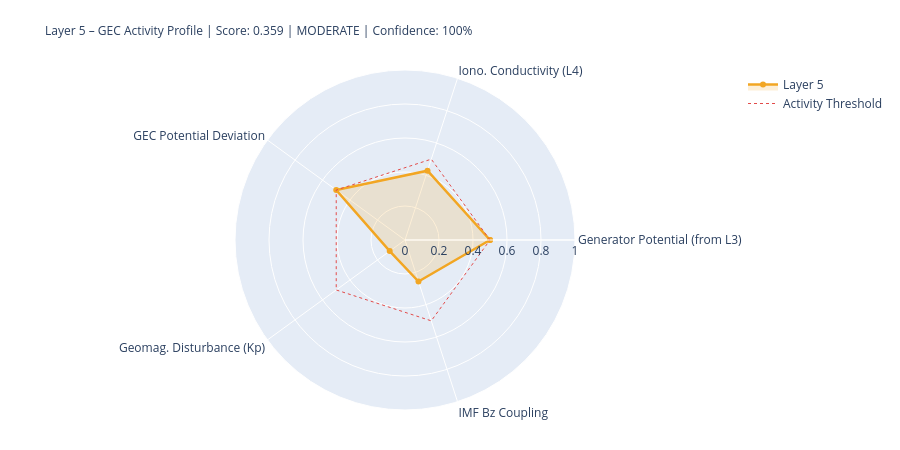

Write notebook code for a chart like this one.
### Markdown cell above
---
## 5. State Assessment & Handoff to Layer 6

### Code cell
# ============================================================
# LAYER-5-SCORE
# ============================================================

# Components
# 1) Generator activity (Layer-3-driven)
gen_score = norm(generator_strength, 0.3, 2.0)
gen_src   = 'from_layer3' if l3_thunder_score is not None else 'estimated'

# 2) Ionospheric conductivity (Layer-4-driven)
iono_score = norm(iono_cond_factor, 0.7, 1.4)
iono_src   = 'from_layer4' if l4_ioniz is not None else 'estimated'

# 3) GEC potential deviation from reference
pot_score = norm(abs(delta_V_pct), 0, 30)  # 0 = at reference, 1 = 30% deviation
pot_src   = 'derived'

# 4) Geomagnetic disturbance (Kp) – modulates vertical currents
kp_score = norm(kp_val, 0, 9)
kp_src   = 'primary' if kp_now is not None else 'from_layer4'

# 5) IMF Bz coupling (southward = stronger M-I coupling → GEC influence)
bz_score = norm(-(bz_now or 0), -5, 30) if bz_now is not None else None
bz_src   = 'primary' if bz_now is not None else 'missing'

COMPONENTS = {
    'Generator Potential (from L3)':  {'score': gen_score,   'source': 'derived_from_layer3', 'dynamic': True},
    'Iono. Conductivity (L4)':      {'score': iono_score,  'source': iono_src, 'dynamic': True},
    'GEC Potential Deviation':      {'score': pot_score,   'source': pot_src,  'dynamic': True},
    'Geomag. Disturbance (Kp)':         {'score': kp_score,    'source': kp_src,   'dynamic': True},
    'IMF Bz Coupling':               {'score': bz_score,    'source': bz_src,   'dynamic': True},
}

available   = {k: v['score'] for k, v in COMPONENTS.items() if v['score'] is not None}
unavailable = [k for k, v in COMPONENTS.items() if v['score'] is None]
layer5_score = round(sum(available.values()) / len(available), 4) if available else None
confidence   = round(len(available) / len(COMPONENTS), 2)
level = ('unknown' if layer5_score is None
         else 'quiet'   if layer5_score < 0.3
         else 'moderate' if layer5_score < 0.6
         else 'active')
dominant_l5 = max(available, key=available.get) if available else 'none'

# Kp consistency: separate 1-min raw value from score value
kp_1m_raw   = kp_now          # directly from API (can be 0.0 during live measurement)
kp_for_score = kp_val          # from Layer-0 context or estimated value if needed
kp_score_src = kp_src

W = 68
print('=' * W)
print('LAYER 5 – GLOBAL ELECTRIC CIRCUIT – STATE ASSESSMENT')
print('=' * W)
for name, comp in COMPONENTS.items():
    s = comp['score']
    if s is not None:
        bar = '█' * int(s*20) + '░' * (20-int(s*20))
        print(f'  {name:<34} {bar}  {s:.3f}  [{comp["source"]}]')
    else:
        print(f'  {name:<34} {"─"*20}  n/a   [missing]')
print('-' * W)
print(f'  Score:         {layer5_score:.3f}  ({len(available)}/{len(COMPONENTS)} components)')
print(f'  Confidence:    {confidence:.0%}')
print(f'  Level:         {level.upper()}')
print(f'  Dominant:      {dominant_l5}')
print(f'  V_iono:        {V_iono_mod:.1f} kV  (Δ {delta_V_pct:+.1f}% vs. Ref)')
print(f'  I_total:       {I_total_mod:.1f} A   (Δ {delta_I_pct:+.1f}% vs. Ref)')
print('=' * W)

# Radar
cats   = list(available.keys())
vals_r = list(available.values())
if len(cats) >= 3:
    fig = go.Figure()
    fig.add_trace(go.Scatterpolar(
        r=vals_r + [vals_r[0]], theta=cats + [cats[0]],
        fill='toself', fillcolor='rgba(242,166,35,0.18)',
        line=dict(color='#F2A623', width=2.5), name='Layer 5'
    ))
    fig.add_trace(go.Scatterpolar(
        r=[0.5]*(len(cats)+1), theta=cats+[cats[0]],
        line=dict(color='#E24B4A', dash='dot', width=1),
        mode='lines', name='Activity Threshold'
    ))
    fig.update_layout(
        title=dict(
            text=f'Layer 5 – GEC Activity Profile | Score: {layer5_score:.3f} | {level.upper()} | Confidence: {confidence:.0%}',
            font=dict(size=12)
        ),
        polar=dict(radialaxis=dict(visible=True, range=[0,1])),
        height=450, showlegend=True,
        margin=dict(l=80, r=80, t=70, b=40)
    )
    fig.show()

### Figure 1 — Plotly figure (JSON) as saved in the notebook; plotly's stock layout.template omitted (floating-point values rounded to 4 significant figures)
{"data": [{"fill": "toself", "fillcolor": "rgba(242,166,35,0.18)", "line": {"color": "#F2A623", "width": 2.5}, "name": "Layer 5", "r": [0.5, 0.4287, 0.5, 0.1111, 0.2566, 0.5], "theta": ["Generator Potential (from L3)", "Iono. Conductivity (L4)", "GEC Potential Deviation", "Geomag. Disturbance (Kp)", "IMF Bz Coupling", "Generator Potential (from L3)"], "type": "scatterpolar"}, {"line": {"color": "#E24B4A", "dash": "dot", "width": 1}, "mode": "lines", "name": "Activity Threshold", "r": [0.5, 0.5, 0.5, 0.5, 0.5, 0.5], "theta": ["Generator Potential (from L3)", "Iono. Conductivity (L4)", "GEC Potential Deviation", "Geomag. Disturbance (Kp)", "IMF Bz Coupling", "Generator Potential (from L3)"], "type": "scatterpolar"}], "layout": {"height": 450, "margin": {"b": 40, "l": 80, "r": 80, "t": 70}, "polar": {"radialaxis": {"range": [0, 1], "visible": true}}, "showlegend": true, "title": {"font": {"size": 12}, "text": "Layer 5 – GEC Activity Profile | Score: 0.359 | MODERATE | Confidence: 100%"}}}
